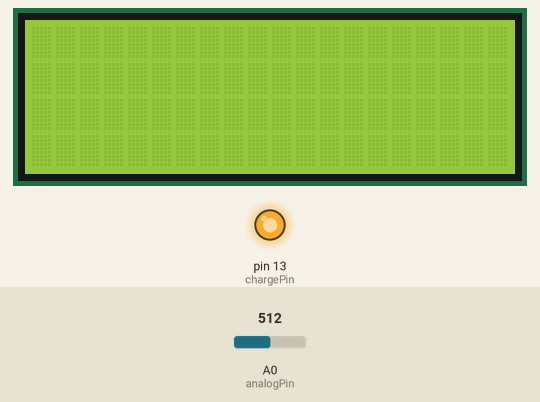
Bench run of a sketch on a simulated Arduino Uno, built with avr-gcc and run on an emulated ATmega328P. Parts: 20×4 character LCD, output pins drawn as LEDs (lit = HIGH). The test bench sets the inputs (shaded band); at power-on: A0 (analogPin) = 512.

Above: at 1.2 s.
1.3 s: A0 (analogPin) set to 640
2.8 s: A0 (analogPin) set to 666
At 3.2 s:
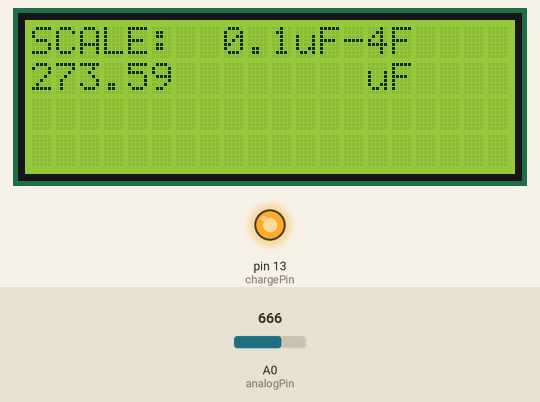
At 4.0 s:
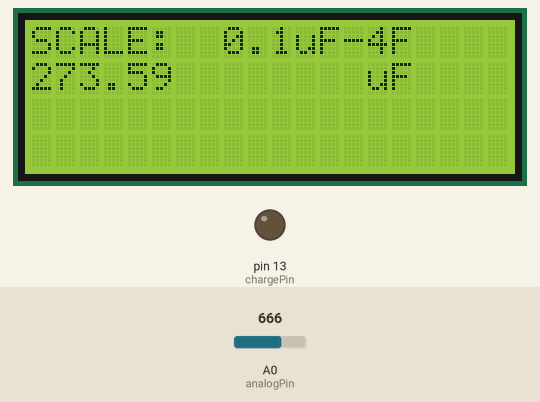
4.8 s: A0 (analogPin) set to 0
At 5.9 s:
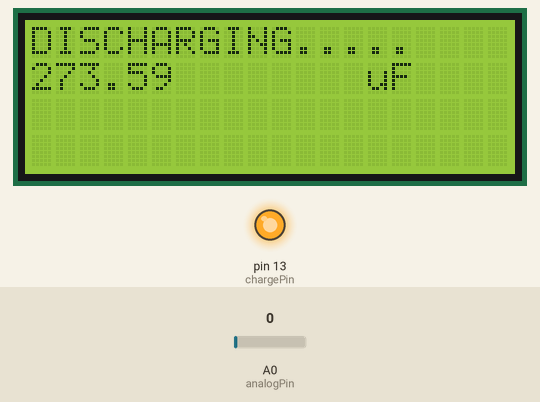
Timing chart, 0 to 7.8 s (numbered marks = the images above; inputs shaded):
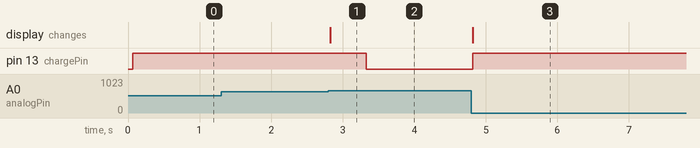

The sketch:

Lcd_capacitor_2.ino
```cpp
/*Thanks. Remember to visit my Youtube channel
  If you don't whant to Serial print the valeus just delete the serial. print lines
  and leave just the LCD print ones.
  I've used a i2c LCD screen module.
*/
//LCD config
#include <Wire.h>
#include <LiquidCrystal_I2C.h>
LiquidCrystal_I2C lcd(0x3f,20,4);  //sometimes the adress is not 0x3f. Change to 0x27 if it dosn't work.

#define analogPin      0
#define chargePin      13
#define dischargePin   8
#define resistorValue  10000.0F  //Remember, we've used a 10K resistor to charge the capacitor

unsigned long startTime;
unsigned long elapsedTime;
float microFarads;
float nanoFarads;

void setup(){
  pinMode(chargePin, OUTPUT);
  digitalWrite(chargePin, LOW);
  lcd.init();
  lcd.backlight();
}

void loop(){
  digitalWrite(chargePin, HIGH);
  startTime = micros();
  while(analogRead(analogPin) < 648){
  }

  elapsedTime= micros() - startTime;
  microFarads = ((float)elapsedTime / resistorValue) ;


  if (microFarads > 1){

    lcd.clear();
    lcd.setCursor(0,0);
    lcd.print("SCALE:  0.1uF-4F");
    lcd.setCursor(0,1);
    lcd.print(microFarads);
    lcd.setCursor(14,1);
    lcd.print("uF");
    delay(500);
  }

  else{
    nanoFarads = microFarads * 1000.0;
    lcd.clear();
    lcd.setCursor(0,0);
    lcd.print("SCALE:  0.1uF-4F");
    lcd.setCursor(0,1);
    lcd.print(nanoFarads);
    lcd.setCursor(14,1);
    lcd.print("nF");
    delay(500);
  }


  digitalWrite(chargePin, LOW);
  pinMode(dischargePin, OUTPUT);
  digitalWrite(dischargePin, LOW);     //discharging the capacitor
  while(analogRead(analogPin) > 0){
  }//This while waits till the capaccitor is discharged

  pinMode(dischargePin, INPUT);      //this sets the pin to high impedance

  lcd.setCursor(0,0);
  lcd.print("DISCHARGING.....");
  lcd.setCursor(0,1);


}
```

Measured:
- the behaviour switches between 647 and 648 on A0 (analogPin) (found by bisection; images 0 and 1)
- after the input at 1.3 s, every drawn part: stays the same
- after the input at 2.8 s, pin 13 (chargePin): HIGH → LOW after 0.53 s; the display: changes at once (image 1)
- after the input at 4.8 s, pin 13 (chargePin): LOW → HIGH at once; the display: changes at once (image 3)
